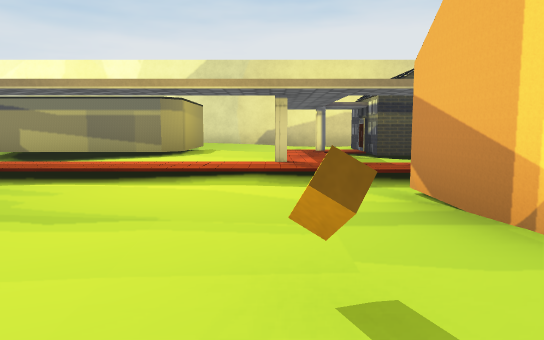
view 1 (above)

24 first-person views from a walk through a Unity game level. The camera is 0.56 m above the floor, tilts 6° down and sees 70° across. The floor is counted in squares, 1 m on a side. Each view is taken from the middle of a square. On the plan, view 1 faces up. The plan holds only what a view shows up to about 10 squares ahead; the rest is blank. The player character is not drawn. Some animated figures are left out. Some surface patterns are stand-ins.

view 2
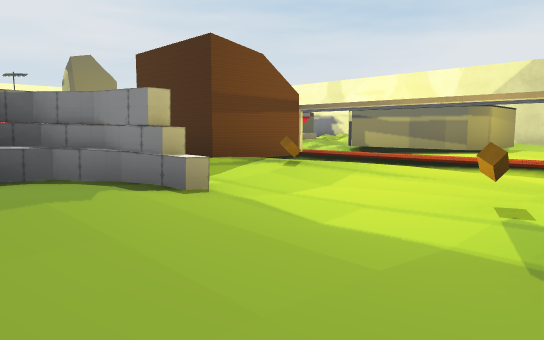

view 3
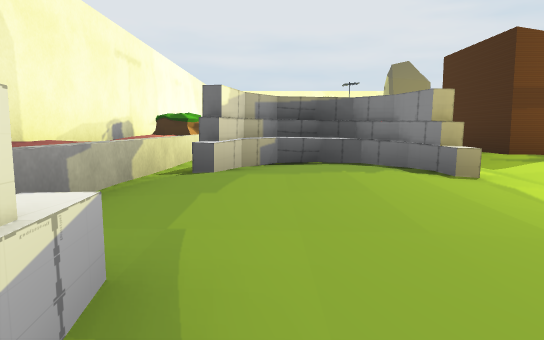

view 4
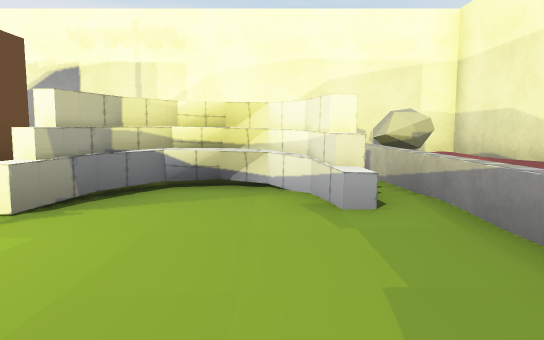

view 5
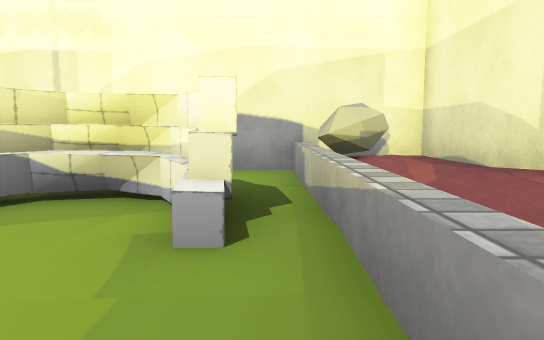

view 6
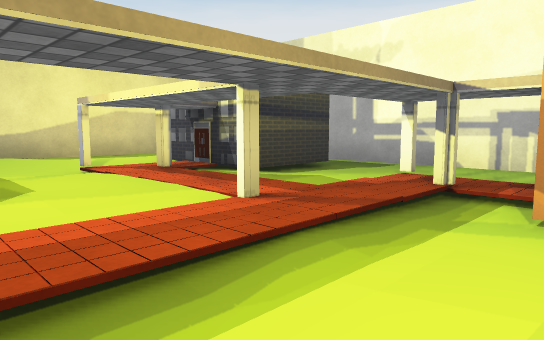

view 7
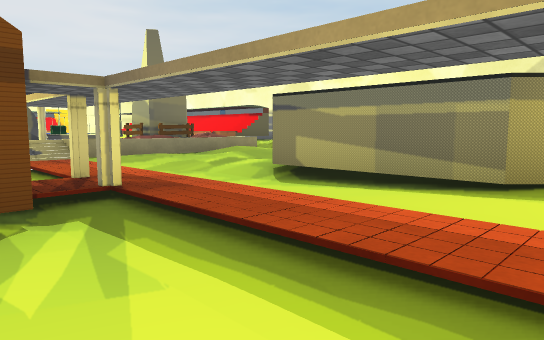

view 8
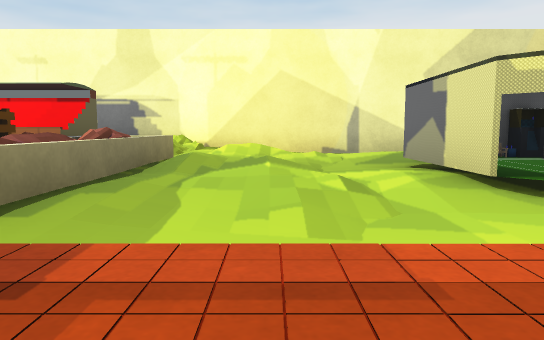

view 9
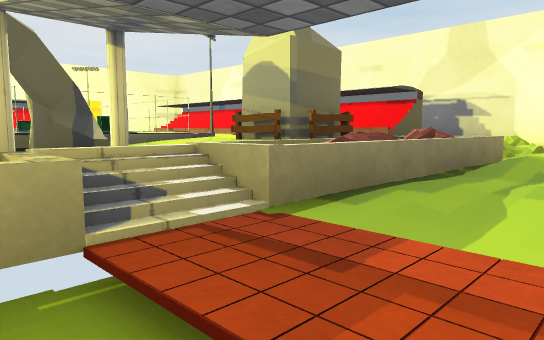

view 10
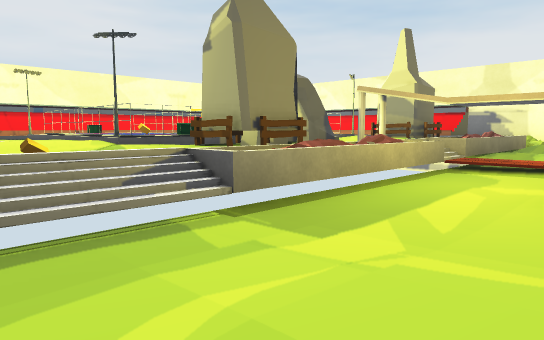

view 11
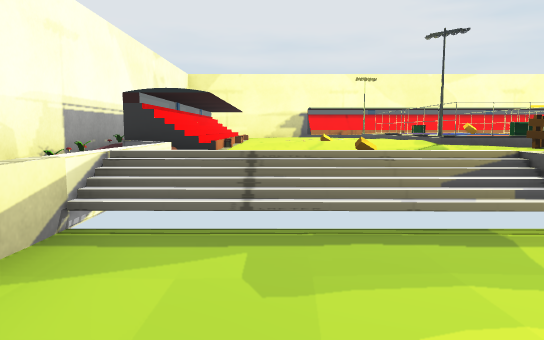

view 12
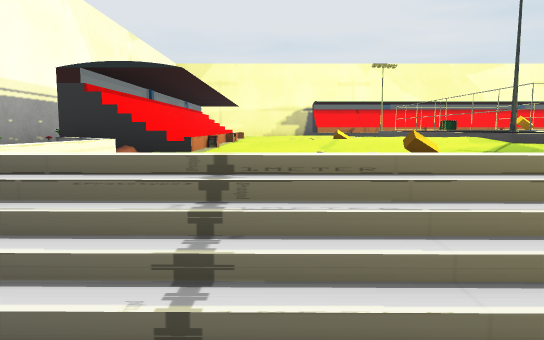

view 13
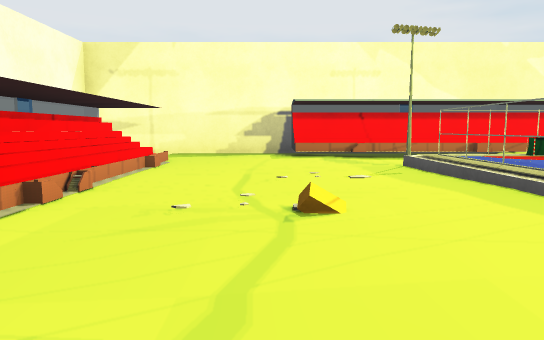

view 14
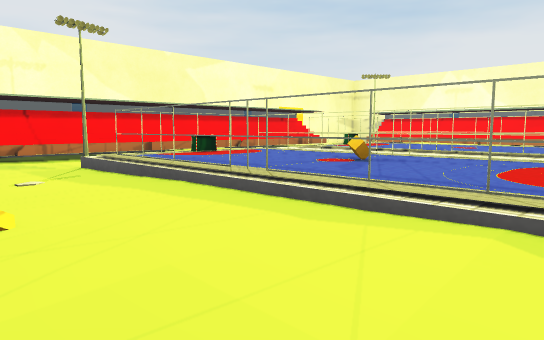

view 15
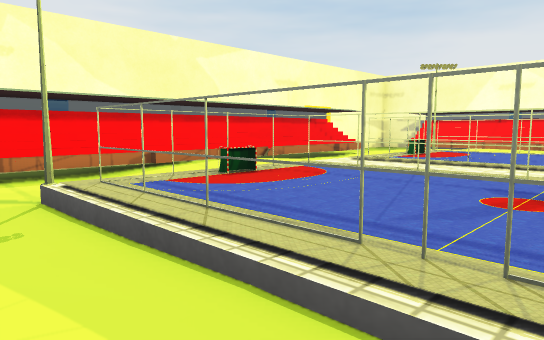

view 16
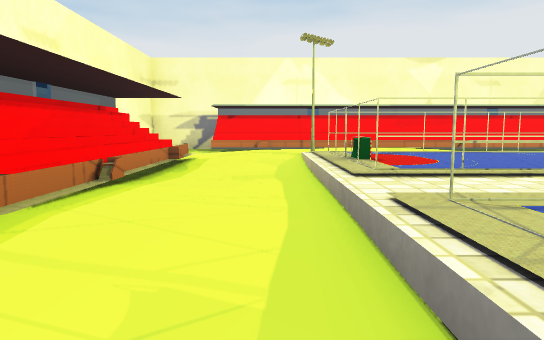

view 17
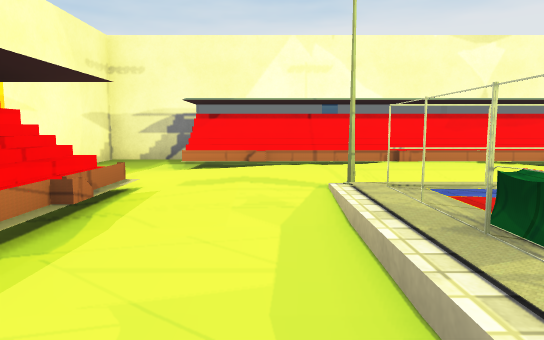

view 18
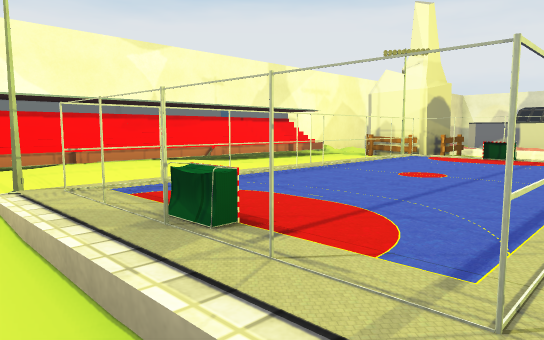

view 19
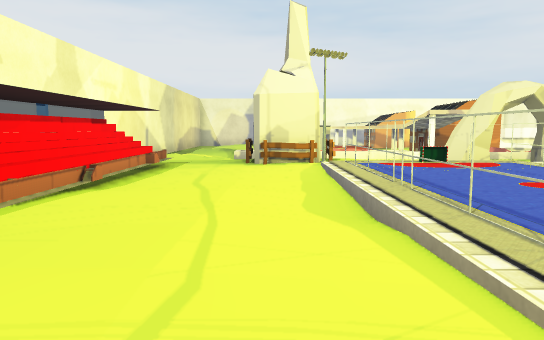

view 20
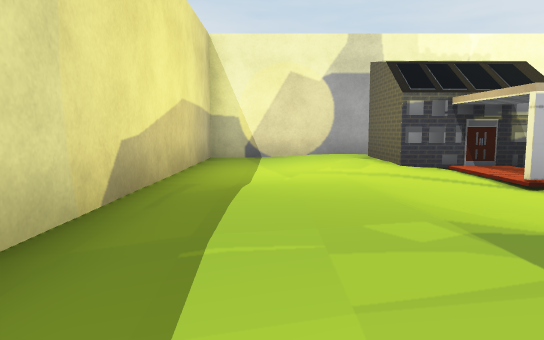

view 21
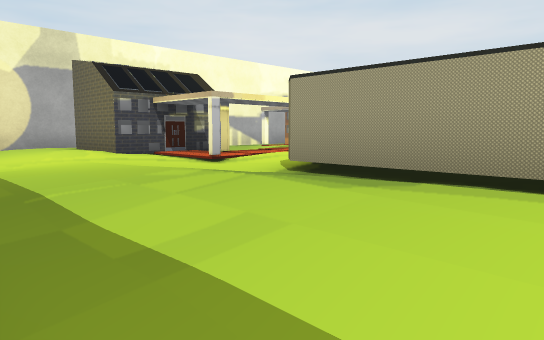

view 22
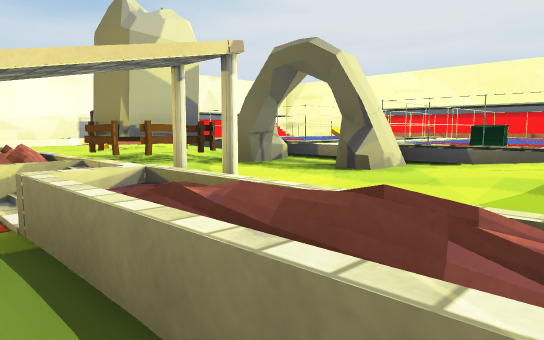

view 23
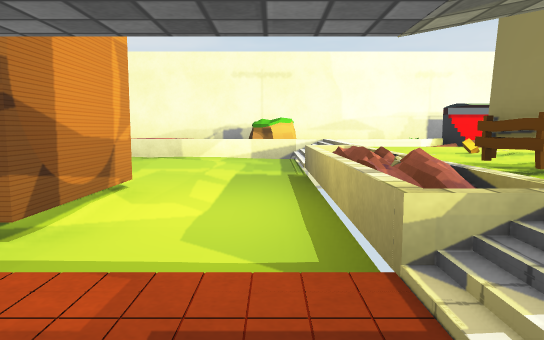

view 24
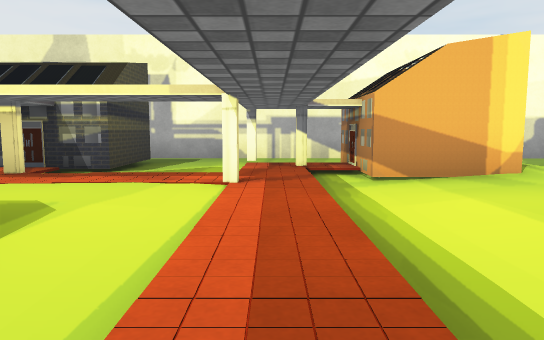

### Floor plan
Key: @ floor where view 1 was taken; # wall or solid block; x gap in a wall; . main floor; : floor 0.05 m higher than the main floor; - floor 0.05 m lower than the main floor; + floor 0.1 m higher than the main floor; _ floor 0.1 m lower than the main floor; * floor 0.15 m higher than the main floor; < floor 0.15 m lower than the main floor; % floor 0.2 m higher than the main floor; ( floor 0.2 m lower than the main floor; & floor 0.25 m higher than the main floor; ! floor 0.25 m lower than the main floor; ? floor 0.3 m lower than the main floor; / step, stairs or slope; = window, fence, low wall or low ledge; ^ raised ledge; B block; R rock; F fence; L lamp; O other object.
Columns run from 23 left of view 1 to 6 right of it. Each row starts with its distance up from view 1.
 14 ###         ##################
 13 #.....        =</ ??!//!?????#
 12 #..OOOOOOOOOO.//  ////<(!!!!!#
 11 # ./O//////OO.=///<_-//<((<</#
 10   :/*%%/*+:+O:^///////!!(###/#
  9  OO+%%%/+++FOF^///OOOO/#<#OO?#
  8  OO/*LOOOOL#F:=/-<O_ O<<#OOO?#
  7  OO:+O    O+/.^///OOOO_<<!!??#
  6 #OO++O    OO..^//!!!((<<<<(!?#
  5 #OO*+OOOOOOO..=<<<<<<<<#<#/??#
  4 #OO*+OOOOOOO..^?!!<??!!??//??#
  3 #OO+:O& B&OFFBO??###/<</!   ?#
  2 #OO::O&  &OFFF=?!O##B_<(( #O
  1  OO:LOOOOOL+.. ??/ ///!B(<
  0  OO::::++++:..^??! ###/@=##?
 -1 #.:::./:B:::B.^?/<#^(<<(!?##?#
 -2 #.::....:.....^?//###<<<(!##?#
 -3 #../*******...^?!!!(x=<<###??#
 -4 #  OOOOOOOO===#R#==========O##
 -5 #       ###### R  ####  ######
 -6                ^^^^^#

Positions as (right, up) in squares from view 1, and headings:
1: (0, 0), facing up
2: (1, -2), facing up-left
3: (2, -2), facing left
4: (-2, -2), facing right
5: (-1, -3), facing right
6: (-2, 3), facing up-right
7: (-1, 3), facing up-left
8: (-7, 4), facing up
9: (-7, 4), facing up-left
10: (-6, -2), facing up-left
11: (-6, -2), facing left
12: (-8, -2), facing left
13: (-13, -1), facing left
14: (-13, -1), facing up-left
15: (-15, 0), facing up-left
16: (-19, 2), facing up
17: (-19, 5), facing up
18: (-19, 5), facing up-right
19: (-19, 9), facing right
20: (-4, 12), facing right
21: (-5, 13), facing down-right
22: (-8, 8), facing down-left
23: (-8, 6), facing down
24: (-4, 5), facing right
